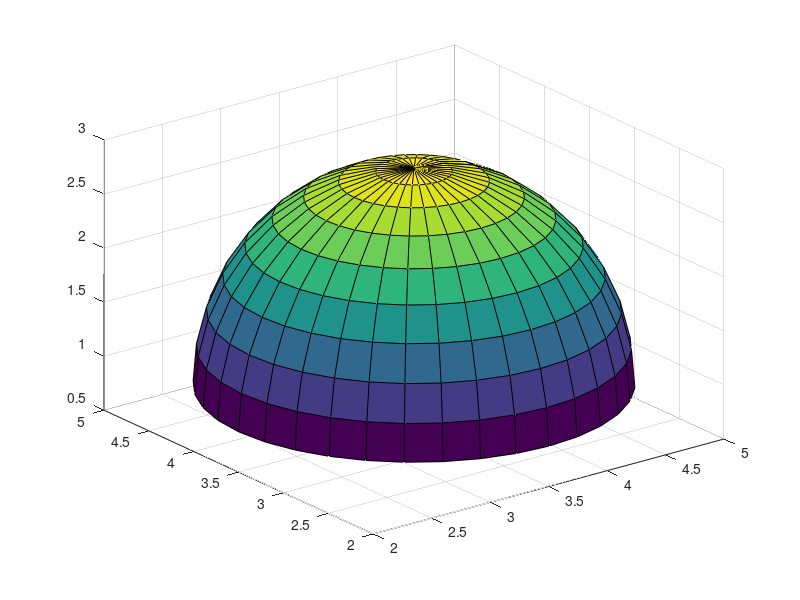

This figure's MATLAB source: (Note: this script raises an error after producing the figure.)
clc,clear

%树冠1可视化模型

[theta,phi] = meshgrid(0:10:360,0:10:90);
X = 1.5*cos(phi*pi/180).*cos(theta*pi/180)+3.5;
Y = 1.5*cos(phi*pi/180).*sin(theta*pi/180)+3.5;
Z = 2*sin(phi*pi/180)+sqrt(2)*tan(deg2rad(10))*3.5;
ss1=surf(X, Y, Z);
ss1.FaceAlpha=0.4;
hold on;
[theta,phi2] = meshgrid(0:10:360,-90:10:0);
X2 = 1.5*cos(phi2*pi/180).*cos(theta.*pi/180)+3.5;
Y2 = 1.5*cos(phi2*pi/180).*sin(theta*pi/180)+3.5;
Z2 = 1*sin(phi2*pi/180)+sqrt(2)*tan(deg2rad(10))*3.5;
ss2=surf(X2, Y2, Z2);
ss2.FaceAlpha=0.4;
hold on;
[theta,phi] = meshgrid(0:10:360,0:10:90);
X3 = 1*cos(phi*pi/180).*cos(theta*pi/180)+3.5;
Y3 = 1*cos(phi*pi/180).*sin(theta*pi/180)+3.5;
Z3 = 1.5*sin(phi*pi/180)+sqrt(2)*tan(deg2rad(10))*3.5;
ss3=surf(X3, Y3, Z3);
ss3.FaceAlpha=0.4;
hold on;
X4 = 1*cos(phi2*pi/180).*cos(theta.*pi/180)+3.5;
Y4 = 1*cos(phi2*pi/180).*sin(theta*pi/180)+3.5;
Z4 = 0.75*sin(phi2*pi/180)+sqrt(2)*tan(deg2rad(10))*3.5;
ss4=surf(X4, Y4, Z4);
ss4.FaceAlpha=0.4;
hold on;
X5 = 0.5*cos(phi*pi/180).*cos(theta*pi/180)+3.5;
Y5 = 0.5*cos(phi*pi/180).*sin(theta*pi/180)+3.5;
Z5 = 1*sin(phi*pi/180)+sqrt(2)*tan(deg2rad(10))*3.5;
ss5=surf(X5, Y5, Z5);
ss5.FaceAlpha=0.4;
hold on;
X6 = 0.5*cos(phi2*pi/180).*cos(theta.*pi/180)+3.5;
Y6 = 0.5*cos(phi2*pi/180).*sin(theta*pi/180)+3.5;
Z6 = 0.375*sin(phi2*pi/180)+sqrt(2)*tan(deg2rad(10))*3.5;
ss6=surf(X6, Y6, Z6);
ss6.FaceAlpha=0.4;
hold on;

[theta,phi] = meshgrid(0:10:360,0:10:90);
X = 1.5*cos(phi*pi/180).*cos(theta*pi/180);
Y = 1.5*cos(phi*pi/180).*sin(theta*pi/180);
Z = 2*sin(phi*pi/180);
ss1=surf(X, Y, Z);
ss1.FaceAlpha=0.4;
hold on;
[theta,phi2] = meshgrid(0:10:360,-90:10:0);
X2 = 1.5*cos(phi2*pi/180).*cos(theta.*pi/180);
Y2 = 1.5*cos(phi2*pi/180).*sin(theta*pi/180);
Z2 = 1*sin(phi2*pi/180);
ss2=surf(X2, Y2, Z2);
ss2.FaceAlpha=0.4;
hold on;
[theta,phi] = meshgrid(0:10:360,0:10:90);
X3 = 1*cos(phi*pi/180).*cos(theta*pi/180);
Y3 = 1*cos(phi*pi/180).*sin(theta*pi/180);
Z3 = 1.5*sin(phi*pi/180);
ss3=surf(X3, Y3, Z3);
ss3.FaceAlpha=0.4;
hold on;
X4 = 1*cos(phi2*pi/180).*cos(theta.*pi/180);
Y4 = 1*cos(phi2*pi/180).*sin(theta*pi/180);
Z4 = 0.75*sin(phi2*pi/180);
ss4=surf(X4, Y4, Z4);
ss4.FaceAlpha=0.4;
hold on;
X5 = 0.5*cos(phi*pi/180).*cos(theta*pi/180);
Y5 = 0.5*cos(phi*pi/180).*sin(theta*pi/180);
Z5 = 1*sin(phi*pi/180);
ss5=surf(X5, Y5, Z5);
ss5.FaceAlpha=0.4;
hold on;
X6 = 0.5*cos(phi2*pi/180).*cos(theta.*pi/180);
Y6 = 0.5*cos(phi2*pi/180).*sin(theta*pi/180);
Z6 = 0.375*sin(phi2*pi/180);
ss6=surf(X6, Y6, Z6);
ss6.FaceAlpha=0.4;
hold on;

[theta,phi] = meshgrid(0:10:360,0:10:90);
X = 1.5*cos(phi*pi/180).*cos(theta*pi/180);
Y = 1.5*cos(phi*pi/180).*sin(theta*pi/180);
Z = 2*sin(phi*pi/180);
ss1=surf(X, Y, Z);
ss1.FaceAlpha=0.4;
hold on;
[theta,phi2] = meshgrid(0:10:360,-90:10:0);
X2 = 1.5*cos(phi2*pi/180).*cos(theta.*pi/180);
Y2 = 1.5*cos(phi2*pi/180).*sin(theta*pi/180);
Z2 = 1*sin(phi2*pi/180);
ss2=surf(X2, Y2, Z2);
ss2.FaceAlpha=0.4;
hold on;
[theta,phi] = meshgrid(0:10:360,0:10:90);
X3 = 1*cos(phi*pi/180).*cos(theta*pi/180);
Y3 = 1*cos(phi*pi/180).*sin(theta*pi/180);
Z3 = 1.5*sin(phi*pi/180);
ss3=surf(X3, Y3, Z3);
ss3.FaceAlpha=0.4;
hold on;
X4 = 1*cos(phi2*pi/180).*cos(theta.*pi/180);
Y4 = 1*cos(phi2*pi/180).*sin(theta*pi/180);
Z4 = 0.75*sin(phi2*pi/180);
ss4=surf(X4, Y4, Z4);
ss4.FaceAlpha=0.4;
hold on;
X5 = 0.5*cos(phi*pi/180).*cos(theta*pi/180);
Y5 = 0.5*cos(phi*pi/180).*sin(theta*pi/180);
Z5 = 1*sin(phi*pi/180);
ss5=surf(X5, Y5, Z5);
ss5.FaceAlpha=0.4;
hold on;
X6 = 0.5*cos(phi2*pi/180).*cos(theta.*pi/180);
Y6 = 0.5*cos(phi2*pi/180).*sin(theta*pi/180);
Z6 = 0.375*sin(phi2*pi/180);
ss6=surf(X6, Y6, Z6);
ss6.FaceAlpha=0.4;
hold on;

[theta,phi] = meshgrid(0:10:360,0:10:90);
X = 1.5*cos(phi*pi/180).*cos(theta*pi/180)-3.5;
Y = 1.5*cos(phi*pi/180).*sin(theta*pi/180)-3.5;
Z = 2*sin(phi*pi/180)-sqrt(2)*tan(deg2rad(10))*3.5;
ss1=surf(X, Y, Z);
ss1.FaceAlpha=0.4;
hold on;
[theta,phi2] = meshgrid(0:10:360,-90:10:0);
X2 = 1.5*cos(phi2*pi/180).*cos(theta.*pi/180)-3.5;
Y2 = 1.5*cos(phi2*pi/180).*sin(theta*pi/180)-3.5;
Z2 = 1*sin(phi2*pi/180)-sqrt(2)*tan(deg2rad(10))*3.5;
ss2=surf(X2, Y2, Z2);
ss2.FaceAlpha=0.4;
hold on;
[theta,phi] = meshgrid(0:10:360,0:10:90);
X3 = 1*cos(phi*pi/180).*cos(theta*pi/180)-3.5;
Y3 = 1*cos(phi*pi/180).*sin(theta*pi/180)-3.5;
Z3 = 1.5*sin(phi*pi/180)-sqrt(2)*tan(deg2rad(10))*3.5;
ss3=surf(X3, Y3, Z3);
ss3.FaceAlpha=0.4;
hold on;
X4 = 1*cos(phi2*pi/180).*cos(theta.*pi/180)-3.5;
Y4 = 1*cos(phi2*pi/180).*sin(theta*pi/180)-3.5;
Z4 = 0.75*sin(phi2*pi/180)-sqrt(2)*tan(deg2rad(10))*3.5;
ss4=surf(X4, Y4, Z4);
ss4.FaceAlpha=0.4;
hold on;
X5 = 0.5*cos(phi*pi/180).*cos(theta*pi/180)-3.5;
Y5 = 0.5*cos(phi*pi/180).*sin(theta*pi/180)-3.5;
Z5 = 1*sin(phi*pi/180)-sqrt(2)*tan(deg2rad(10))*3.5;
ss5=surf(X5, Y5, Z5);
ss5.FaceAlpha=0.4;
hold on;
X6 = 0.5*cos(phi2*pi/180).*cos(theta.*pi/180)-3.5;
Y6 = 0.5*cos(phi2*pi/180).*sin(theta*pi/180)-3.5;
Z6 = 0.375*sin(phi2*pi/180)-sqrt(2)*tan(deg2rad(10))*3.5;
ss6=surf(X6, Y6, Z6);
ss6.FaceAlpha=0.4;
hold on;

[theta,phi] = meshgrid(0:10:360,0:10:90);
X = 1.5*cos(phi*pi/180).*cos(theta*pi/180)+3.5;
Y = 1.5*cos(phi*pi/180).*sin(theta*pi/180)-3.5;
Z = 2*sin(phi*pi/180);
ss1=surf(X, Y, Z);
ss1.FaceAlpha=0.4;
hold on;
[theta,phi2] = meshgrid(0:10:360,-90:10:0);
X2 = 1.5*cos(phi2*pi/180).*cos(theta.*pi/180)+3.5;
Y2 = 1.5*cos(phi2*pi/180).*sin(theta*pi/180)-3.5;
Z2 = 1*sin(phi2*pi/180);
ss2=surf(X2, Y2, Z2);
ss2.FaceAlpha=0.4;
hold on;
[theta,phi] = meshgrid(0:10:360,0:10:90);
X3 = 1*cos(phi*pi/180).*cos(theta*pi/180)+3.5;
Y3 = 1*cos(phi*pi/180).*sin(theta*pi/180)-3.5;
Z3 = 1.5*sin(phi*pi/180);
ss3=surf(X3, Y3, Z3);
ss3.FaceAlpha=0.4;
hold on;
X4 = 1*cos(phi2*pi/180).*cos(theta.*pi/180)+3.5;
Y4 = 1*cos(phi2*pi/180).*sin(theta*pi/180)-3.5;
Z4 = 0.75*sin(phi2*pi/180);
ss4=surf(X4, Y4, Z4);
ss4.FaceAlpha=0.4;
hold on;
X5 = 0.5*cos(phi*pi/180).*cos(theta*pi/180)+3.5;
Y5 = 0.5*cos(phi*pi/180).*sin(theta*pi/180)-3.5;
Z5 = 1*sin(phi*pi/180);
ss5=surf(X5, Y5, Z5);
ss5.FaceAlpha=0.4;
hold on;
X6 = 0.5*cos(phi2*pi/180).*cos(theta.*pi/180)+3.5;
Y6 = 0.5*cos(phi2*pi/180).*sin(theta*pi/180)-3.5;
Z6 = 0.375*sin(phi2*pi/180);
ss6=surf(X6, Y6, Z6);
ss6.FaceAlpha=0.4;
hold on;

[theta,phi] = meshgrid(0:10:360,0:10:90);
X = 1.5*cos(phi*pi/180).*cos(theta*pi/180)-3.5;
Y = 1.5*cos(phi*pi/180).*sin(theta*pi/180)+3.5;
Z = 2*sin(phi*pi/180);
ss1=surf(X, Y, Z);
ss1.FaceAlpha=0.4;
hold on;
[theta,phi2] = meshgrid(0:10:360,-90:10:0);
X2 = 1.5*cos(phi2*pi/180).*cos(theta.*pi/180)-3.5;
Y2 = 1.5*cos(phi2*pi/180).*sin(theta*pi/180)+3.5;
Z2 = 1*sin(phi2*pi/180);
ss2=surf(X2, Y2, Z2);
ss2.FaceAlpha=0.4;
hold on;
[theta,phi] = meshgrid(0:10:360,0:10:90);
X3 = 1*cos(phi*pi/180).*cos(theta*pi/180)-3.5;
Y3 = 1*cos(phi*pi/180).*sin(theta*pi/180)+3.5;
Z3 = 1.5*sin(phi*pi/180);
ss3=surf(X3, Y3, Z3);
ss3.FaceAlpha=0.4;
hold on;
X4 = 1*cos(phi2*pi/180).*cos(theta.*pi/180)-3.5;
Y4 = 1*cos(phi2*pi/180).*sin(theta*pi/180)+3.5;
Z4 = 0.75*sin(phi2*pi/180);
ss4=surf(X4, Y4, Z4);
ss4.FaceAlpha=0.4;
hold on;
X5 = 0.5*cos(phi*pi/180).*cos(theta*pi/180)-3.5;
Y5 = 0.5*cos(phi*pi/180).*sin(theta*pi/180)+3.5;
Z5 = 1*sin(phi*pi/180);
ss5=surf(X5, Y5, Z5);
ss5.FaceAlpha=0.4;
hold on;
X6 = 0.5*cos(phi2*pi/180).*cos(theta.*pi/180)-3.5;
Y6 = 0.5*cos(phi2*pi/180).*sin(theta*pi/180)+3.5;
Z6 = 0.375*sin(phi2*pi/180);
ss6=surf(X6, Y6, Z6);
ss6.FaceAlpha=0.4;
hold on;

[theta,phi] = meshgrid(0:10:360,0:10:90);
X = 1.5*cos(phi*pi/180).*cos(theta*pi/180)+3.5;
Y = 1.5*cos(phi*pi/180).*sin(theta*pi/180);
Z = 2*sin(phi*pi/180)+sqrt(2)*tan(deg2rad(10))*3.5/2;
ss1=surf(X, Y, Z);
ss1.FaceAlpha=0.4;
hold on;
[theta,phi2] = meshgrid(0:10:360,-90:10:0);
X2 = 1.5*cos(phi2*pi/180).*cos(theta.*pi/180)+3.5;
Y2 = 1.5*cos(phi2*pi/180).*sin(theta*pi/180);
Z2 = 1*sin(phi2*pi/180)+sqrt(2)*tan(deg2rad(10))*3.5/2;
ss2=surf(X2, Y2, Z2);
ss2.FaceAlpha=0.4;
hold on;
[theta,phi] = meshgrid(0:10:360,0:10:90);
X3 = 1*cos(phi*pi/180).*cos(theta*pi/180)+3.5;
Y3 = 1*cos(phi*pi/180).*sin(theta*pi/180);
Z3 = 1.5*sin(phi*pi/180)+sqrt(2)*tan(deg2rad(10))*3.5/2;
ss3=surf(X3, Y3, Z3);
ss3.FaceAlpha=0.4;
hold on;
X4 = 1*cos(phi2*pi/180).*cos(theta.*pi/180)+3.5;
Y4 = 1*cos(phi2*pi/180).*sin(theta*pi/180);
Z4 = 0.75*sin(phi2*pi/180)+sqrt(2)*tan(deg2rad(10))*3.5/2;
ss4=surf(X4, Y4, Z4);
ss4.FaceAlpha=0.4;
hold on;
X5 = 0.5*cos(phi*pi/180).*cos(theta*pi/180)+3.5;
Y5 = 0.5*cos(phi*pi/180).*sin(theta*pi/180);
Z5 = 1*sin(phi*pi/180)+sqrt(2)*tan(deg2rad(10))*3.5/2;
ss5=surf(X5, Y5, Z5);
ss5.FaceAlpha=0.4;
hold on;
X6 = 0.5*cos(phi2*pi/180).*cos(theta.*pi/180)+3.5;
Y6 = 0.5*cos(phi2*pi/180).*sin(theta*pi/180);
Z6 = 0.375*sin(phi2*pi/180)+sqrt(2)*tan(deg2rad(10))*3.5/2;
ss6=surf(X6, Y6, Z6);
ss6.FaceAlpha=0.4;
hold on;

[theta,phi] = meshgrid(0:10:360,0:10:90);
X = 1.5*cos(phi*pi/180).*cos(theta*pi/180);
Y = 1.5*cos(phi*pi/180).*sin(theta*pi/180)+3.5;
Z = 2*sin(phi*pi/180)+sqrt(2)*tan(deg2rad(10))*3.5/2;
ss1=surf(X, Y, Z);
ss1.FaceAlpha=0.4;
hold on;
[theta,phi2] = meshgrid(0:10:360,-90:10:0);
X2 = 1.5*cos(phi2*pi/180).*cos(theta.*pi/180);
Y2 = 1.5*cos(phi2*pi/180).*sin(theta*pi/180)+3.5;
Z2 = 1*sin(phi2*pi/180)+sqrt(2)*tan(deg2rad(10))*3.5/2;
ss2=surf(X2, Y2, Z2);
ss2.FaceAlpha=0.4;
hold on;
[theta,phi] = meshgrid(0:10:360,0:10:90);
X3 = 1*cos(phi*pi/180).*cos(theta*pi/180);
Y3 = 1*cos(phi*pi/180).*sin(theta*pi/180)+3.5;
Z3 = 1.5*sin(phi*pi/180)+sqrt(2)*tan(deg2rad(10))*3.5/2;
ss3=surf(X3, Y3, Z3);
ss3.FaceAlpha=0.4;
hold on;
X4 = 1*cos(phi2*pi/180).*cos(theta.*pi/180);
Y4 = 1*cos(phi2*pi/180).*sin(theta*pi/180)+3.5;
Z4 = 0.75*sin(phi2*pi/180)+sqrt(2)*tan(deg2rad(10))*3.5/2;
ss4=surf(X4, Y4, Z4);
ss4.FaceAlpha=0.4;
hold on;
X5 = 0.5*cos(phi*pi/180).*cos(theta*pi/180);
Y5 = 0.5*cos(phi*pi/180).*sin(theta*pi/180)+3.5;
Z5 = 1*sin(phi*pi/180)+sqrt(2)*tan(deg2rad(10))*3.5/2;
ss5=surf(X5, Y5, Z5);
ss5.FaceAlpha=0.4;
hold on;
X6 = 0.5*cos(phi2*pi/180).*cos(theta.*pi/180);
Y6 = 0.5*cos(phi2*pi/180).*sin(theta*pi/180)+3.5;
Z6 = 0.375*sin(phi2*pi/180)+sqrt(2)*tan(deg2rad(10))*3.5/2;
ss6=surf(X6, Y6, Z6);
ss6.FaceAlpha=0.4;
hold on;

[theta,phi] = meshgrid(0:10:360,0:10:90);
X = 1.5*cos(phi*pi/180).*cos(theta*pi/180);
Y = 1.5*cos(phi*pi/180).*sin(theta*pi/180)-3.5;
Z = 2*sin(phi*pi/180)-sqrt(2)*tan(deg2rad(10))*3.5/2;
ss1=surf(X, Y, Z);
ss1.FaceAlpha=0.4;
hold on;
[theta,phi2] = meshgrid(0:10:360,-90:10:0);
X2 = 1.5*cos(phi2*pi/180).*cos(theta.*pi/180);
Y2 = 1.5*cos(phi2*pi/180).*sin(theta*pi/180)-3.5;
Z2 = 1*sin(phi2*pi/180)-sqrt(2)*tan(deg2rad(10))*3.5/2;
ss2=surf(X2, Y2, Z2);
ss2.FaceAlpha=0.4;
hold on;
[theta,phi] = meshgrid(0:10:360,0:10:90);
X3 = 1*cos(phi*pi/180).*cos(theta*pi/180);
Y3 = 1*cos(phi*pi/180).*sin(theta*pi/180)-3.5;
Z3 = 1.5*sin(phi*pi/180)-sqrt(2)*tan(deg2rad(10))*3.5/2;
ss3=surf(X3, Y3, Z3);
ss3.FaceAlpha=0.4;
hold on;
X4 = 1*cos(phi2*pi/180).*cos(theta.*pi/180);
Y4 = 1*cos(phi2*pi/180).*sin(theta*pi/180)-3.5;
Z4 = 0.75*sin(phi2*pi/180)-sqrt(2)*tan(deg2rad(10))*3.5/2;
ss4=surf(X4, Y4, Z4);
ss4.FaceAlpha=0.4;
hold on;
X5 = 0.5*cos(phi*pi/180).*cos(theta*pi/180);
Y5 = 0.5*cos(phi*pi/180).*sin(theta*pi/180)-3.5;
Z5 = 1*sin(phi*pi/180)-sqrt(2)*tan(deg2rad(10))*3.5/2;
ss5=surf(X5, Y5, Z5);
ss5.FaceAlpha=0.4;
hold on;
X6 = 0.5*cos(phi2*pi/180).*cos(theta.*pi/180);
Y6 = 0.5*cos(phi2*pi/180).*sin(theta*pi/180)-3.5;
Z6 = 0.375*sin(phi2*pi/180)-sqrt(2)*tan(deg2rad(10))*3.5/2;
ss6=surf(X6, Y6, Z6);
ss6.FaceAlpha=0.4;
hold on;

[theta,phi] = meshgrid(0:10:360,0:10:90);
X = 1.5*cos(phi*pi/180).*cos(theta*pi/180)-3.5;
Y = 1.5*cos(phi*pi/180).*sin(theta*pi/180);
Z = 2*sin(phi*pi/180)-sqrt(2)*tan(deg2rad(10))*3.5/2;
ss1=surf(X, Y, Z);
ss1.FaceAlpha=0.4;
hold on;
[theta,phi2] = meshgrid(0:10:360,-90:10:0);
X2 = 1.5*cos(phi2*pi/180).*cos(theta.*pi/180)-3.5;
Y2 = 1.5*cos(phi2*pi/180).*sin(theta*pi/180);
Z2 = 1*sin(phi2*pi/180)-sqrt(2)*tan(deg2rad(10))*3.5/2;
ss2=surf(X2, Y2, Z2);
ss2.FaceAlpha=0.4;
hold on;
[theta,phi] = meshgrid(0:10:360,0:10:90);
X3 = 1*cos(phi*pi/180).*cos(theta*pi/180)-3.5;
Y3 = 1*cos(phi*pi/180).*sin(theta*pi/180);
Z3 = 1.5*sin(phi*pi/180)-sqrt(2)*tan(deg2rad(10))*3.5/2;
ss3=surf(X3, Y3, Z3);
ss3.FaceAlpha=0.4;
hold on;
X4 = 1*cos(phi2*pi/180).*cos(theta.*pi/180)-3.5;
Y4 = 1*cos(phi2*pi/180).*sin(theta*pi/180);
Z4 = 0.75*sin(phi2*pi/180)-sqrt(2)*tan(deg2rad(10))*3.5/2;
ss4=surf(X4, Y4, Z4);
ss4.FaceAlpha=0.4;
hold on;
X5 = 0.5*cos(phi*pi/180).*cos(theta*pi/180)-3.5;
Y5 = 0.5*cos(phi*pi/180).*sin(theta*pi/180);
Z5 = 1*sin(phi*pi/180)-sqrt(2)*tan(deg2rad(10))*3.5/2;
ss5=surf(X5, Y5, Z5);
ss5.FaceAlpha=0.4;
hold on;
X6 = 0.5*cos(phi2*pi/180).*cos(theta.*pi/180)-3.5;
Y6 = 0.5*cos(phi2*pi/180).*sin(theta*pi/180);
Z6 = 0.375*sin(phi2*pi/180)-sqrt(2)*tan(deg2rad(10))*3.5/2;
ss6=surf(X6, Y6, Z6);
ss6.FaceAlpha=0.4;
hold on;

xlabel('南北方向（单位：m）','FontSize',15,'FontName','宋体')
ylabel('东西方向（单位：m）','FontSize',15,'FontName','宋体')
axis equal;